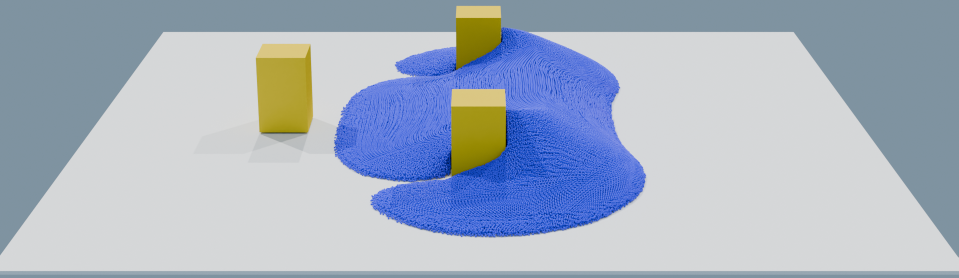
#> input picture assets/img/simulations/baffle_performance.png, 1917 x 556 px (shown at 1/2 size); its folder holds 4 pictures in this run
$ python resize_sim_images.py
#> lines starting #> are read from the running program, lines starting #| are printed output that depends on the picture
import os
from PIL import Image

# Set your source and destination directories
src_dir = "assets/img/simulations"
dst_dir = os.path.join(src_dir, "resized")

# Create destination directory if it doesn't exist
os.makedirs(dst_dir, exist_ok=True)

max_width = 600  # pixels

for filename in os.listdir(src_dir):
    if filename.lower().endswith((".png", ".jpg", ".jpeg", ".bmp", ".gif")):
        src_path = os.path.join(src_dir, filename)
        dst_path = os.path.join(dst_dir, filename)
        with Image.open(src_path) as img:
#> img is the input picture: PIL image 1917x556 RGBA; mean R, G, B, A 166.4, 177.3, 193.2, 255
            w, h = img.size
#> w = 1917; h = 556
            if w > max_width:
                new_height = int(h * max_width / w)
#> new_height = 174
                img = img.resize((max_width, new_height), Image.LANCZOS)
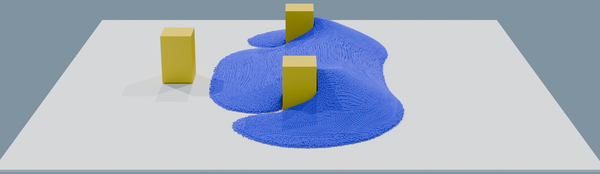
#> img: PIL image 600x174 RGBA; mean R, G, B, A 166.4, 177.5, 193.2, 255
            img.save(dst_path)
        print(f"Resized {filename} -> {dst_path}")
#> pass 2 of the loop `for filename in os.listdir(src_dir):`:
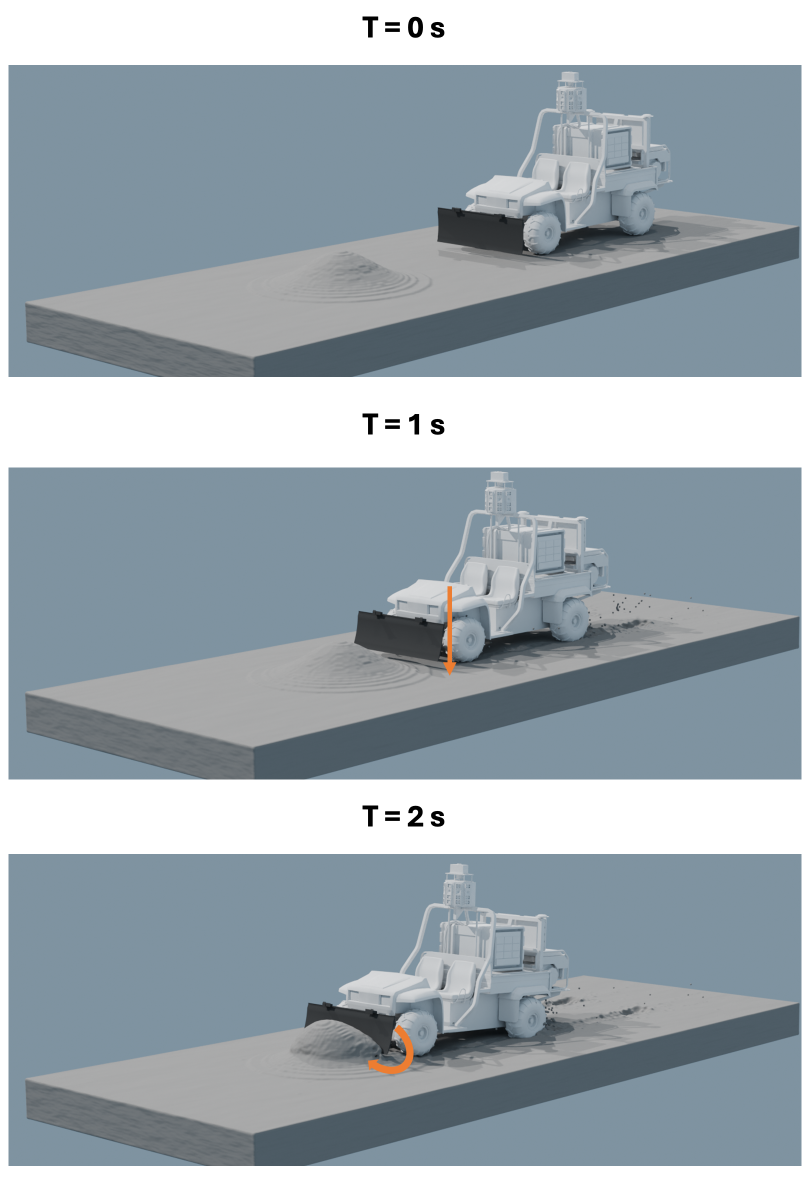
#> input picture assets/img/simulations/bulldozing_3image.png, 1616 x 2354 px (shown at 1/2 size)
#> img is the input picture: PIL image 1616x2354 RGBA; mean R, G, B, A 155.7, 167.3, 175, 255
#> `img = img.resize((max_width, new_height), Image.LANCZOS)`:
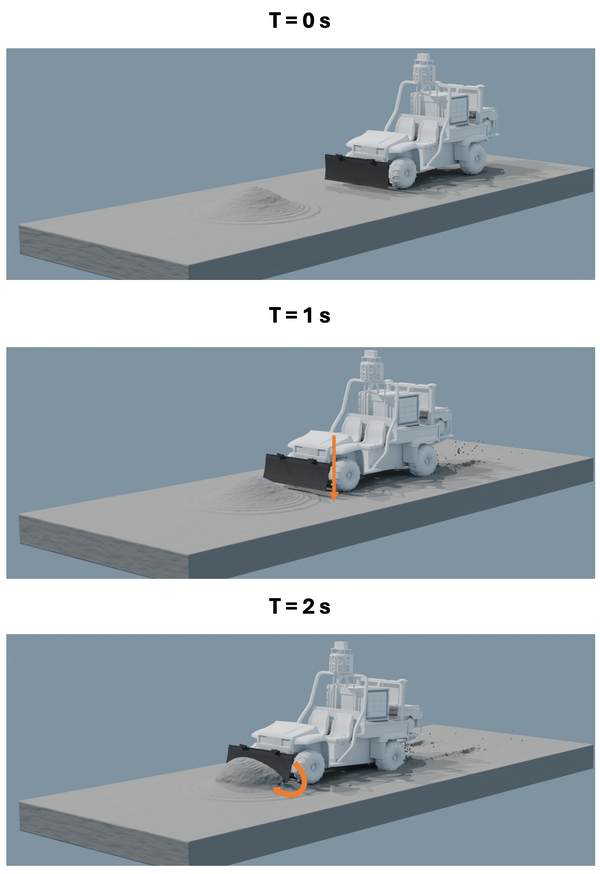
#> img: PIL image 600x874 RGBA; mean R, G, B, A 155.7, 167.3, 175, 255
